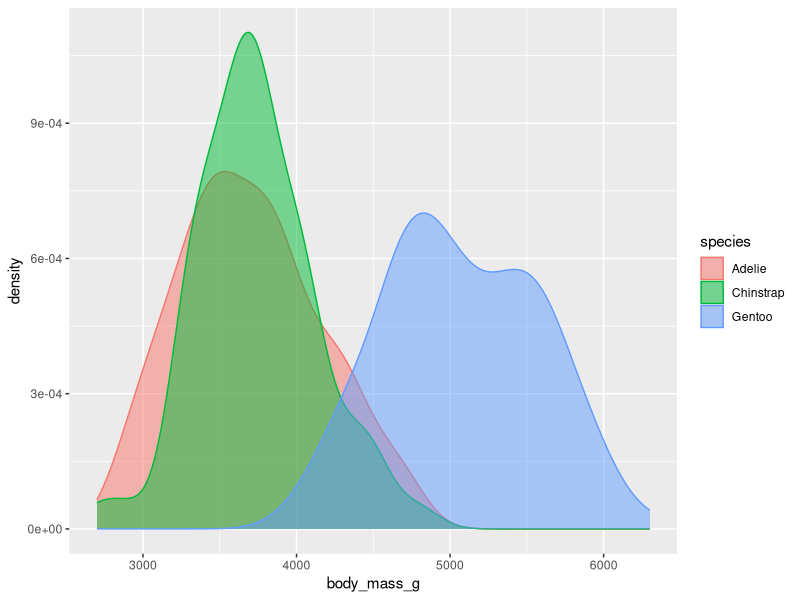

This chart was generated by the following R code:
library(palmerpenguins)
library(ggthemes)
library(ggplot2)
ggplot(penguins, aes(x = body_mass_g, color = species, fill = species)) +
  geom_density(alpha = 0.5)
